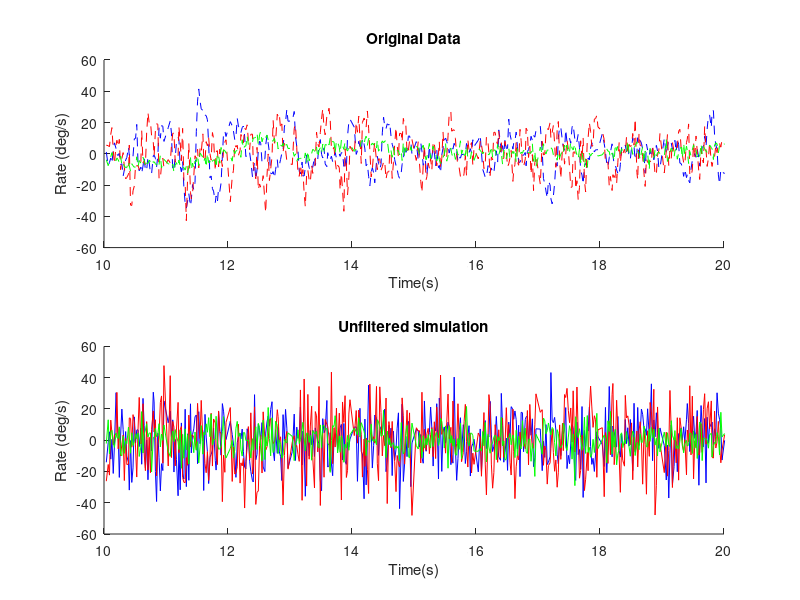
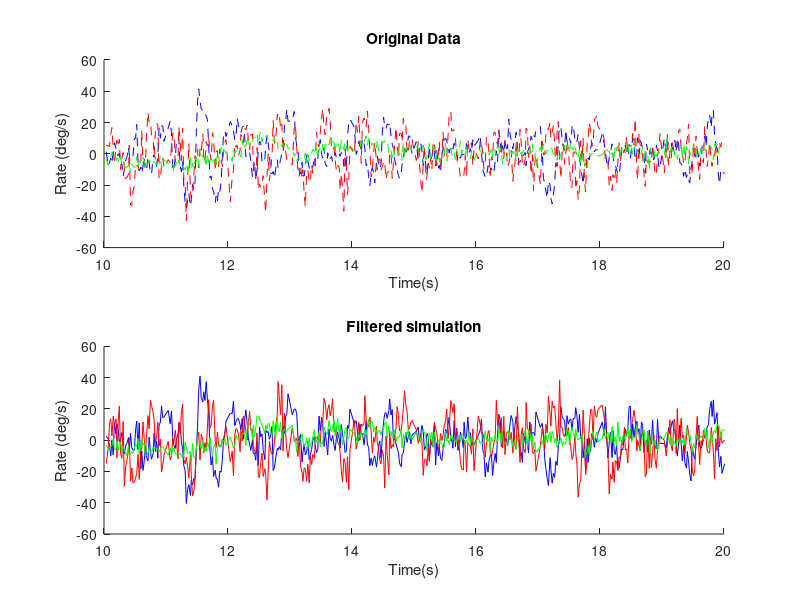

Write MATLAB code to recreate these figures, in order.
% Gyro data reproduction

load('gyro.mat');

% Convert to degrees
gx = 180/pi*gx;
gy = 180/pi*gy;
gz = 180/pi*gz;

% Assume underlying motion is negligible, and measurements are independent
S = cov([gx gy gz]);
[SE,Se] = eig(S);

% Create a reproduction of gyro data
g_sim = SE*sqrt(Se)*randn(3,length(gx));

% Plot data for a certain time
tmin = 10;
tmax = 20;
t1= find(tg>tmin,1);
t2= find(tg>tmax,1);

figure(1);clf;
subplot(2,1,1); hold on;
plot(tg(t1:t2), gx(t1:t2), 'b--');
plot(tg(t1:t2), gy(t1:t2), 'r--');
plot(tg(t1:t2), gz(t1:t2), 'g--');
axis([tmin tmax -60 60])
title('Original Data')
xlabel('Time(s)')
ylabel('Rate (deg/s)')
subplot(2,1,2); hold on;
plot(tg(t1:t2), g_sim(1,(t1:t2)), 'b');
plot(tg(t1:t2), g_sim(2,(t1:t2)), 'r');
plot(tg(t1:t2), g_sim(3,(t1:t2)), 'g');
axis([tmin tmax -60 60]);
xlabel('Time(s)')
ylabel('Rate (deg/s)')
title('Unfiltered simulation')


% Moving average filter and subtract average from measurments
f_len = 3;
gxf = filter(ones(1,f_len)/f_len,1,gx);
gyf = filter(ones(1,f_len)/f_len,1,gy);
gzf = filter(ones(1,f_len)/f_len,1,gz);

ex = gx-gxf;
ey = gy-gyf;
ez = gz-gzf;

Sf = cov([ex ey ez]);
[SfE, Sfe]=eig(Sf);

% Create a reproduction of gyro data
g_simf = SfE*sqrt(Sfe)*randn(3,length(gxf));

% Plot data for a certain time
tmin = 10;
tmax = 20;
t1= find(tg>tmin,1);
t2= find(tg>tmax,1);

figure(2);clf;
subplot(2,1,1); hold on;
plot(tg(t1:t2), gx(t1:t2), 'b--');
plot(tg(t1:t2), gy(t1:t2), 'r--');
plot(tg(t1:t2), gz(t1:t2), 'g--');
axis([tmin tmax -60 60])
title('Original Data')
xlabel('Time(s)')
ylabel('Rate (deg/s)')
subplot(2,1,2); hold on;
subplot(2,1,2); hold on;
plot(tg(t1:t2), gxf(t1:t2)'+g_simf(1,t1:t2), 'b');
plot(tg(t1:t2), gyf(t1:t2)'+g_simf(2,t1:t2), 'r');
plot(tg(t1:t2), gzf(t1:t2)'+g_simf(3,t1:t2), 'g');
axis([tmin tmax -60 60]);
title('Filtered simulation')
xlabel('Time(s)')
ylabel('Rate (deg/s)')
